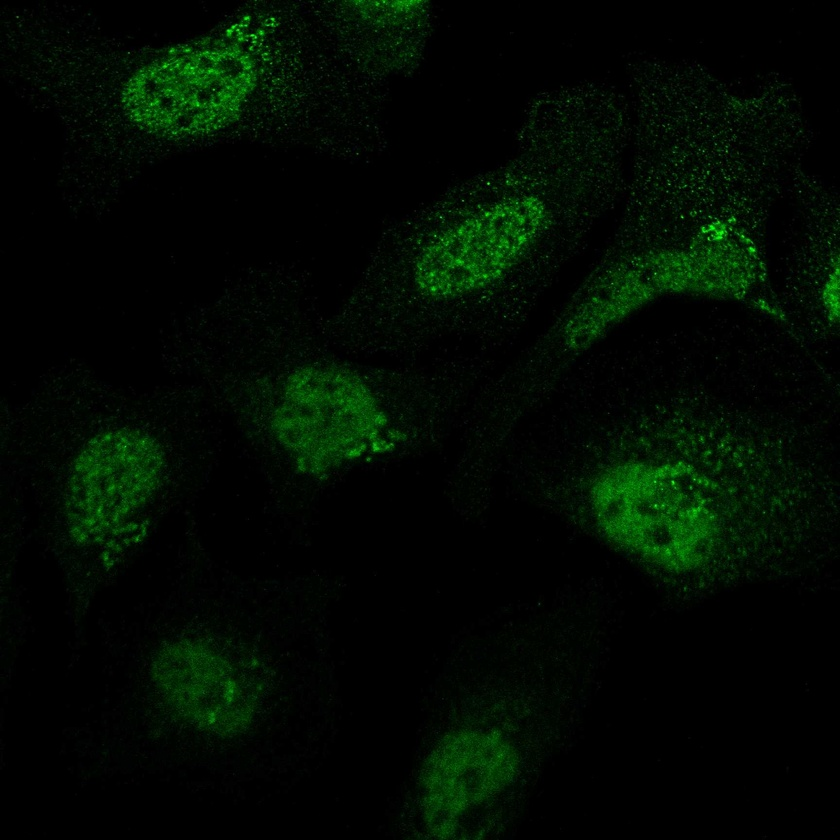
#> input picture Praktikum_2/images/20_B5_1_green.jpg, 840 x 840 px, shrunk from 1728 x 1728 before the run; its folder holds only this picture in this run
$ jupyter execute 'Praktikum02_jupyter_notebook_segmentation (1).ipynb'
#> lines starting #> are read from the running program, lines starting #| are printed output that depends on the picture; after the words box and inside, x2 and y2 are one past the last pixel; in counts of white or black regions, pixels touching at a corner belong together
## Maschinelles Lernen SS 2024

### Praktikum 2

Einfache Segmentierung von Bildern

[cell 1]
import numpy as np

[cell 2]
import cv2 as cv
import glob

[cell 3]
import os

[cell 4]
import matplotlib.pyplot as plt

[cell 5]
# Set path to protein images - Please change the path to the location of images on your system
path = "images/"

[cell 6]
# Get all image names
imageNames = []
# Format is ['20_B5_1_green.jpg', ...]
[imageNames.append(filename) for filename in glob.glob(path+"*.jpg")]

[cell 7]
print(imageNames[0])

[cell 8]
# Print all the image names
print(imageNames)

[cell 9]
# Create subfolders for images of type A and of type B
os.mkdir(path+'saved_images/')

[cell 10]
os.mkdir(path+'saved_images/A')

[cell 11]
os.mkdir(path+'saved_images/B')

[cell 12]
#For a single image
imageName=imageNames[0]

[cell 13]
# Read image
imageProt = cv.imread(imageName)
#> imageProt is the input picture: shape (840, 840, 3); mean B, G, R 1.7, 11.2, 1.7
cv.destroyAllWindows()

[cell 14]
imageProt.size

[cell 15]
# Show image
plt.imshow(imageProt)

[cell 16]
# Convert to grayscale
imageProtGray = cv.cvtColor(imageProt, cv.COLOR_BGR2GRAY)
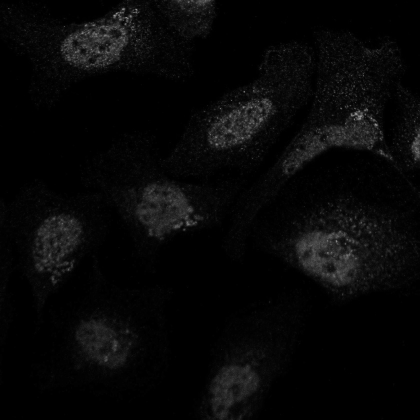
#> imageProtGray: shape (840, 840) (shown at 1/2 size); min 0, max 165, mean 7.3

[cell 17]
 # Treshold image to binary
tresholdValue = 1.5 * np.mean(imageProtGray)
#> tresholdValue = 10.93
ret, grayTresh = cv.threshold(imageProtGray, tresholdValue, 255,
                                  cv.THRESH_BINARY)
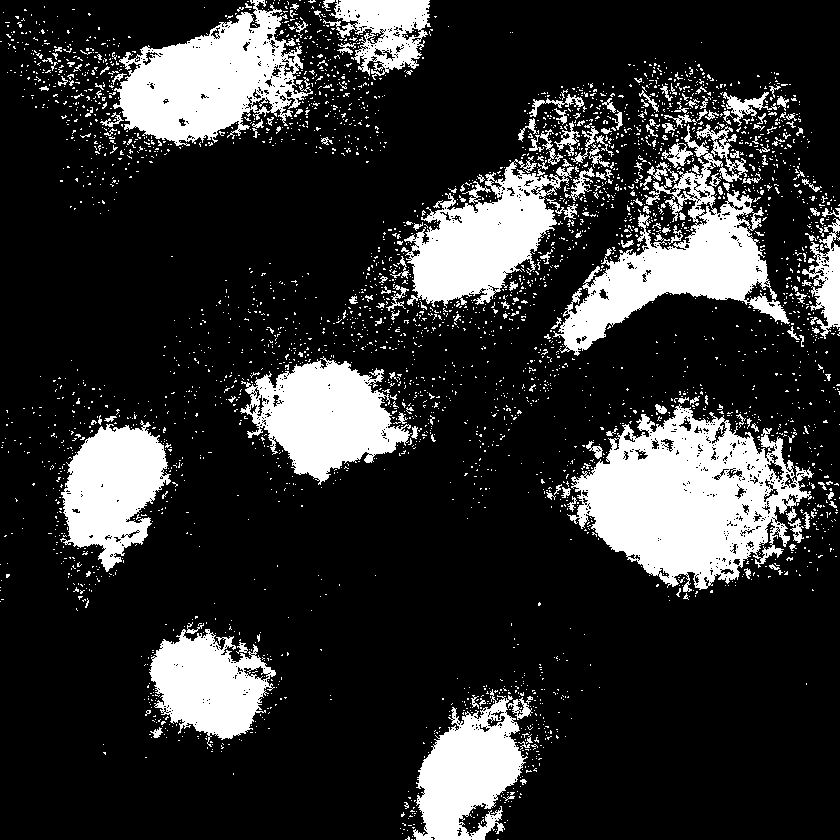
#> grayTresh: shape (840, 840); 19.5% white; 3557 white regions (3366 under 20 px), largest, box (x1, y1, x2, y2) and area: (567, 404, 814, 592) 25266, (553, 124, 790, 356) 16458, (113, 0, 313, 146) 15448
#> ret = 10

[cell 18]
# Show thresholded image
plt.imshow(grayTresh)

[cell 19]
cv.imwrite('test.jpg',grayTresh)
#> Out = True

[cell 20]
## Segment image
filterSize = 3
kernel = np.ones((filterSize,filterSize), np.uint8)
# Operate closing to fill holes
grayTreshMorph = grayTresh
grayTreshMorph = cv.morphologyEx(grayTresh,
                                 cv.MORPH_CLOSE, kernel)
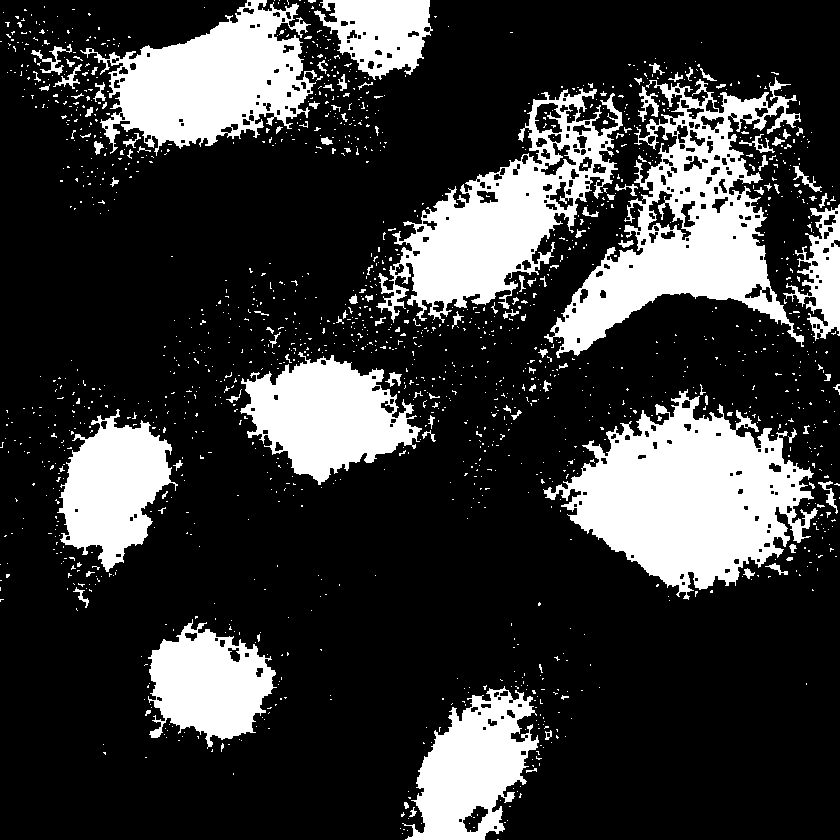
#> grayTreshMorph: shape (840, 840); 22.6% white; 1610 white regions (1491 under 20 px)

# Get contours
contours, hierarchy = cv.findContours(grayTreshMorph,
                                     cv.RETR_TREE, cv.CHAIN_APPROX_SIMPLE)
#> contours = 1928 contours, 1673 with area under 20; largest, box (x1, y1, x2, y2) and area: (543, 389, 818, 600) 29532, (544, 77, 804, 358) 26963, (376, 88, 623, 323) 22133, (80, 0, 317, 156) 18947, (240, 352, 422, 485) 13360
# Get largest contours
proteinContours = []
# Loop over all contours
for cnt in contours:
    area = cv.contourArea(cnt)
    # Discard small contours
    if area < 10000:
        continue
    # Add contour
    proteinContours.append(cnt)
#> this loop made 1928 passes
#> area on pass 49: 32.5
#> after the loop, proteinContours = 8 contours; box (x1, y1, x2, y2) and area: (543, 389, 818, 600) 29532, (544, 77, 804, 358) 26963, (376, 88, 623, 323) 22133, (80, 0, 317, 156) 18947, (240, 352, 422, 485) 13360, (402, 686, 539, 840) 11854, (57, 409, 178, 572) 10761, (148, 619, 277, 749) 10012

# Display number of protein contours found
print("Number of protein contours found = " + str(len(proteinContours)))
#| Number of protein contours found = 8

[cell 21]
print(contours[3])
#| [[[403 829]]
#|  [[404 829]]]

[cell 22]
#show image with detected contours
imageWithContours = cv.drawContours(imageProt, proteinContours, -1, (255,0,0), 3)
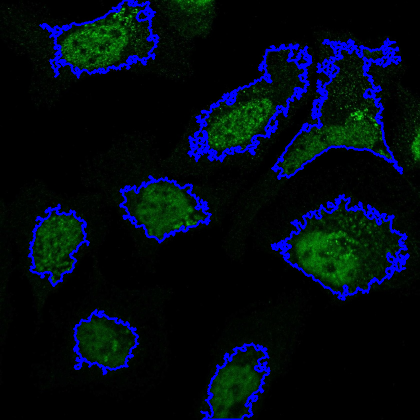
#> imageWithContours: shape (840, 840, 3) (shown at 1/2 size); mean B, G, R 18.6, 10.2, 1.5
plt.imshow(imageWithContours)

[cell 23]
imageNameFile = imageName.split('/')[-1]

[cell 24]
print(imageNameFile)

[cell 25]
# Loop over all protein contours to save each protein in 500x500 image
imageProtProteinContours = imageProt.copy()
proteinNr = 0
for c in proteinContours:
    proteinNr += 1
    # Get center of contour
    M = cv.moments(c)
    cX = int(M["m10"] / M["m00"])
    cY = int(M["m01"] / M["m00"])

    # Add black border to image
    padding = 250
    # Crop image for each protein found: 500x500x3 jpg
    imageProtPadded = cv.copyMakeBorder(imageProt, padding, padding,
                                        padding, padding,
                                        cv.BORDER_CONSTANT, value=[0, 0, 0])

    # Crop image
    imgSize = 500
    croppedImg = imageProtPadded[cY-int(imgSize/2)+padding:
                                 cY+int(imgSize/2)+padding,
                                 cX-int(imgSize/2)+padding:
                                 cX+int(imgSize/2)+padding]

    # Save cropped protein images
    if imageName[-14] == 'A':
        print('Writing' + path + 'saved_images/A/' +
                   'prot' + str(proteinNr) + '_' +imageNameFile)
        cv.imwrite(path + 'saved_images/A/' +
                   'prot' + str(proteinNr) + '_' + imageNameFile, croppedImg)
    elif imageName[-14] == 'B':
        print(imageNameFile)
        cv.imwrite('Writing' + path + 'saved_images/B/' +
                   'prot' + str(proteinNr) + '_' + imageNameFile, croppedImg)
    else:
        print('Could not determine class for image ', imageNameFile)
        continue
#> this loop made 8 passes
#> (cX, cY) on passes 1 to 8: (472, 768), (208, 683), (112, 488), (688, 496), (326, 415), (505, 212), (685, 225), (211, 80)
#> (printed output is left out)
#> pass 1, `imageProtPadded = cv.copyMakeBorder(imageProt, padding, padding, paddi..`:
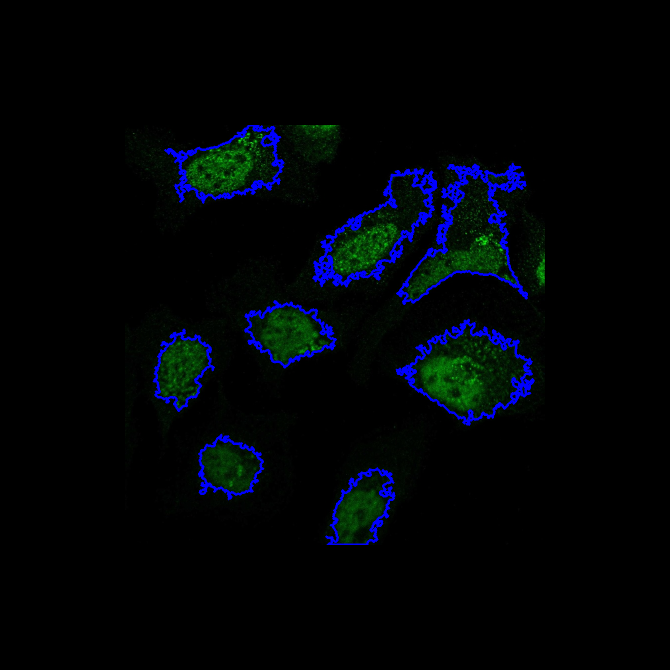
#> imageProtPadded: shape (1340, 1340, 3) (shown at 1/2 size); mean B, G, R 7.3, 4, 0.6
#> pass 1, `croppedImg = imageProtPadded[cY-int(imgSize/2)+padding: cY+int(imgSize..`:
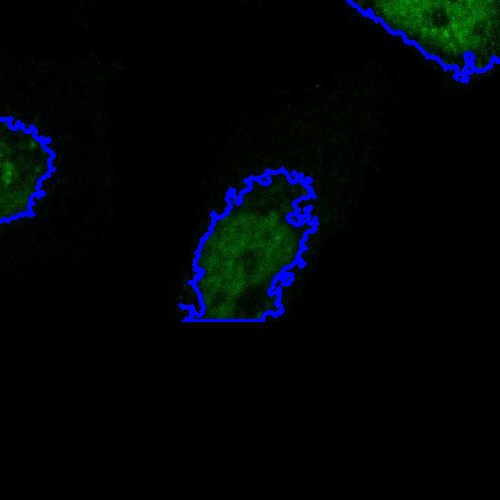
#> croppedImg: shape (500, 500, 3); mean B, G, R 6.7, 4.5, 0.6
#> pass 3, `croppedImg = imageProtPadded[cY-int(imgSize/2)+padding: cY+int(imgSize..`:
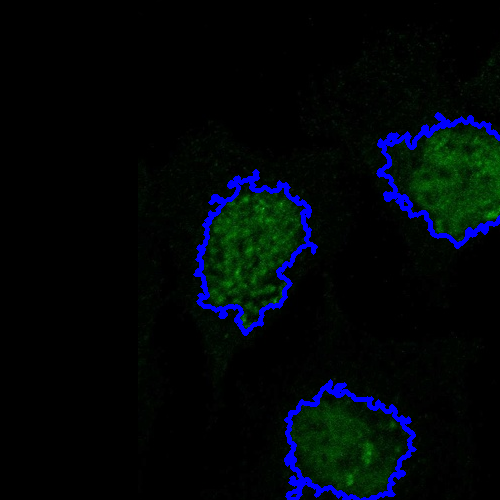
#> croppedImg: shape (500, 500, 3); mean B, G, R 9.3, 6.7, 0.9
#> after the loop, proteinNr = 8

[cell 26]
for imageName in imageNames:
    print(imageName[-14])

[cell 27]
print(path + 'saved_images/B/' +
                    'prot' + "1" + '_' + imageName)

[cell 28]
for imageName in imageNames:
  print(f"Image name :{imageName}")
  # Read image
  imageProt = cv.imread(imageName)

  # Show image
  plt.imshow(imageProt)

  # Convert to grayscale
  imageProtGray = cv.cvtColor(imageProt, cv.COLOR_BGR2GRAY)

   # Treshold image to binary
  tresholdValue = 1.5 * np.mean(imageProtGray)
  ret, grayTresh = cv.threshold(imageProtGray, tresholdValue, 255,
                                  cv.THRESH_BINARY)
  ## Segment image
  filterSize = 3
  kernel = np.ones((filterSize,filterSize), np.uint8)
  # Operate closing to fill holes
  grayTreshMorph = grayTresh
  grayTreshMorph = cv.morphologyEx(grayTresh,
                                  cv.MORPH_CLOSE, kernel)

  # Get contours
  contours, hierarchy = cv.findContours(grayTreshMorph,
                                      cv.RETR_TREE, cv.CHAIN_APPROX_SIMPLE)
  # Get largest contours
  proteinContours = []
  # Loop over all contours
  for cnt in contours:
      area = cv.contourArea(cnt)
      # Discard small contours
      if area < 10000:
          continue
      # Add contour
      proteinContours.append(cnt)

  # Display number of protein contours found
  print("Number of protein contours found = " + str(len(proteinContours)))
#| Number of protein contours found = 8

  #show image with detected contours
  imageWithContours = cv.drawContours(imageProt, proteinContours, -1, (255,0,0), 3)
  plt.imshow(imageWithContours)

  imageNameFile = imageName.split('/')[-1]

  # Loop over all protein contours to save each protein in 500x500 image
  imageProtProteinContours = imageProt.copy()
  proteinNr = 0
  for c in proteinContours:
      proteinNr += 1
      # Get center of contour
      M = cv.moments(c)
      cX = int(M["m10"] / M["m00"])
      cY = int(M["m01"] / M["m00"])

      # Add black border to image
      padding = 250
      # Crop image for each protein found: 500x500x3 jpg
      imageProtPadded = cv.copyMakeBorder(imageProt, padding, padding,
                                          padding, padding,
                                          cv.BORDER_CONSTANT, value=[0, 0, 0])

      # Crop image
      imgSize = 500
      croppedImg = imageProtPadded[cY-int(imgSize/2)+padding:
                                  cY+int(imgSize/2)+padding,
                                  cX-int(imgSize/2)+padding:
                                  cX+int(imgSize/2)+padding]

      # Save cropped protein images
      if imageName[-14] == 'A':
          print(path + 'saved_images/A/' +
                    'prot' + str(proteinNr) + '_' + imageNameFile)
          cv.imwrite(path + 'saved_images/A/' +
                    'prot' + str(proteinNr) + '_' + imageNameFile, croppedImg)
      elif imageName[-14] == 'B':
          print(path + 'saved_images/A/' +
                    'prot' + str(proteinNr) + '_' + imageNameFile)
          print(imageNameFile)
          cv.imwrite(path + 'saved_images/B/' +
                    'prot' + str(proteinNr) + '_' + imageNameFile, croppedImg)
      else:
          print('Could not determine class for image ', imageNameFile)
          continue
#> after the loop, proteinNr = 8

$ run again, on Praktikum_2/images/22_B5_1_green.jpg
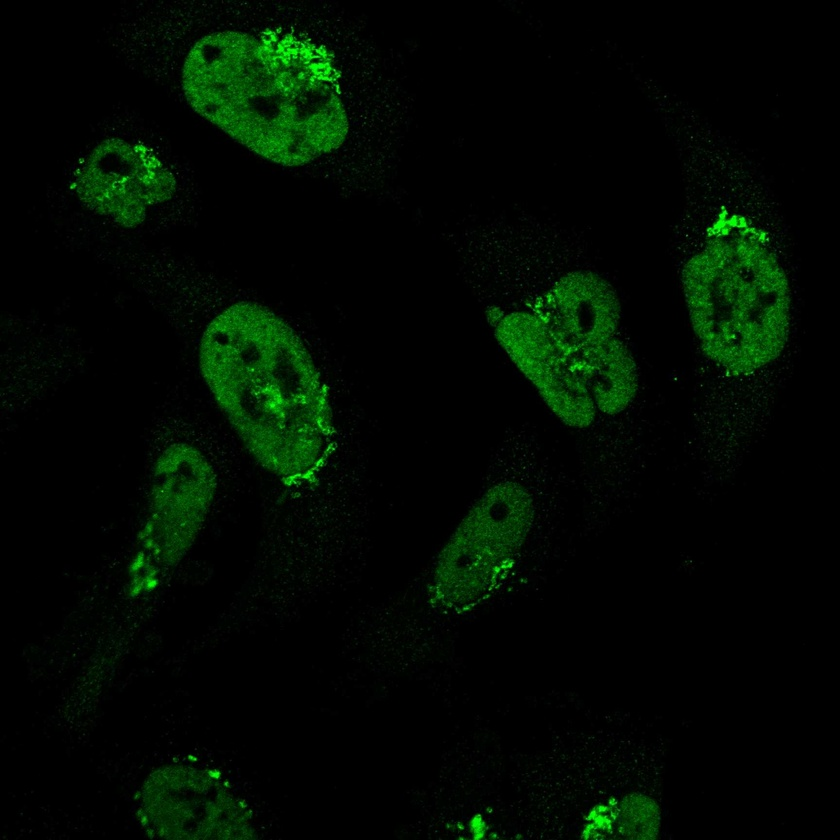
#> input picture Praktikum_2/images/22_B5_1_green.jpg, 840 x 840 px, shrunk from 1728 x 1728 before the run
#> imageProt is the input picture: shape (840, 840, 3); mean B, G, R 1.3, 11.1, 1.2
#> tresholdValue = 10.54
#> `ret, grayTresh = cv.threshold(imageProtGray, tresholdValue, 255, cv.TH..`:
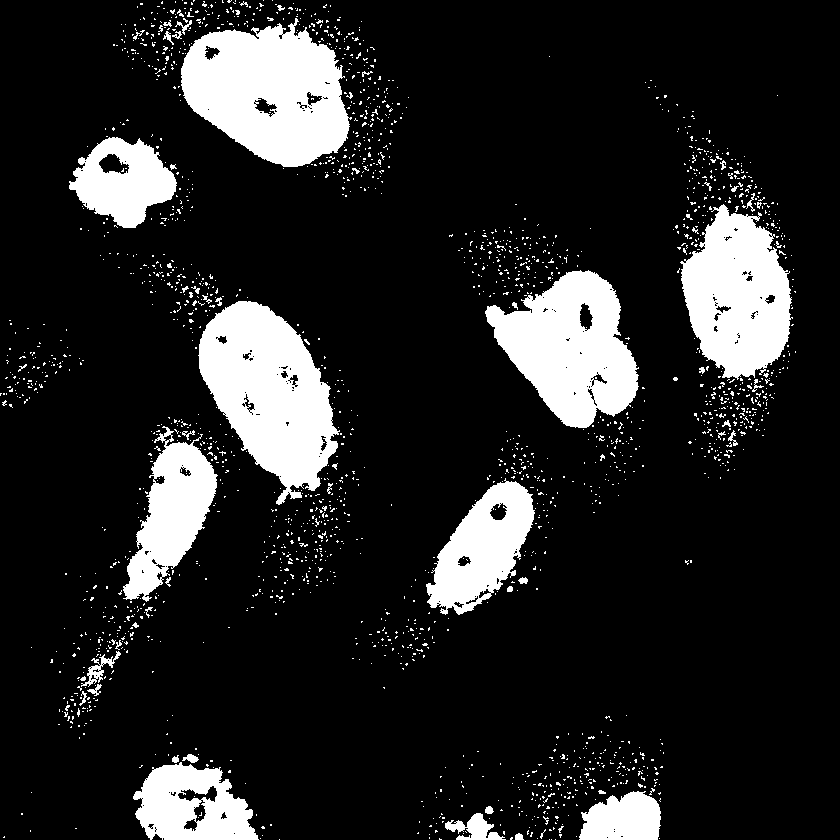
#> grayTresh: shape (840, 840); 14.6% white; 2147 white regions (2087 under 20 px), largest, box (x1, y1, x2, y2) and area: (181, 18, 352, 167) 17138, (198, 301, 340, 505) 16728, (485, 270, 639, 428) 14425
#> ret = 10
#> `cv.imwrite('test.jpg',grayTresh)`: Out = True
#> grayTreshMorph: shape (840, 840); 15.4% white; 1376 white regions (1251 under 20 px)
#> contours = 1420 contours, 1327 with area under 20; largest, box (x1, y1, x2, y2) and area: (173, 14, 353, 169) 17564, (195, 301, 342, 505) 16985, (485, 270, 639, 430) 14672, (677, 192, 794, 392) 14020, (118, 424, 218, 603) 8300
#> the loop `for cnt in contours:` made 1420 passes
#> area on passes 9, 38, 39: 46.5, 829, 28
#> after the loop `for cnt in contours:`: proteinContours = 4 contours; box (x1, y1, x2, y2) and area: (173, 14, 353, 169) 17564, (195, 301, 342, 505) 16985, (485, 270, 639, 430) 14672, (677, 192, 794, 392) 14020
#| Number of protein contours found = 4
#| [[[537 838]]
#|  [[537 839]]]
#> the loop `for c in proteinContours:` made 4 passes
#> (cX, cY) on passes 1 to 4: (269, 392), (570, 347), (737, 294), (268, 91)
#> (printed output is left out)
#> pass 3, `croppedImg = imageProtPadded[cY-int(imgSize/2)+padding: cY+int(imgSize..`:
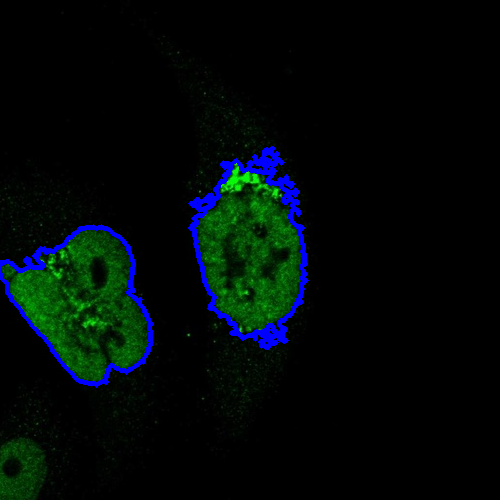
#> croppedImg: shape (500, 500, 3); mean B, G, R 7.6, 9.3, 1
#> after the loop `for c in proteinContours:`: proteinNr = 4
#| Number of protein contours found = 4
